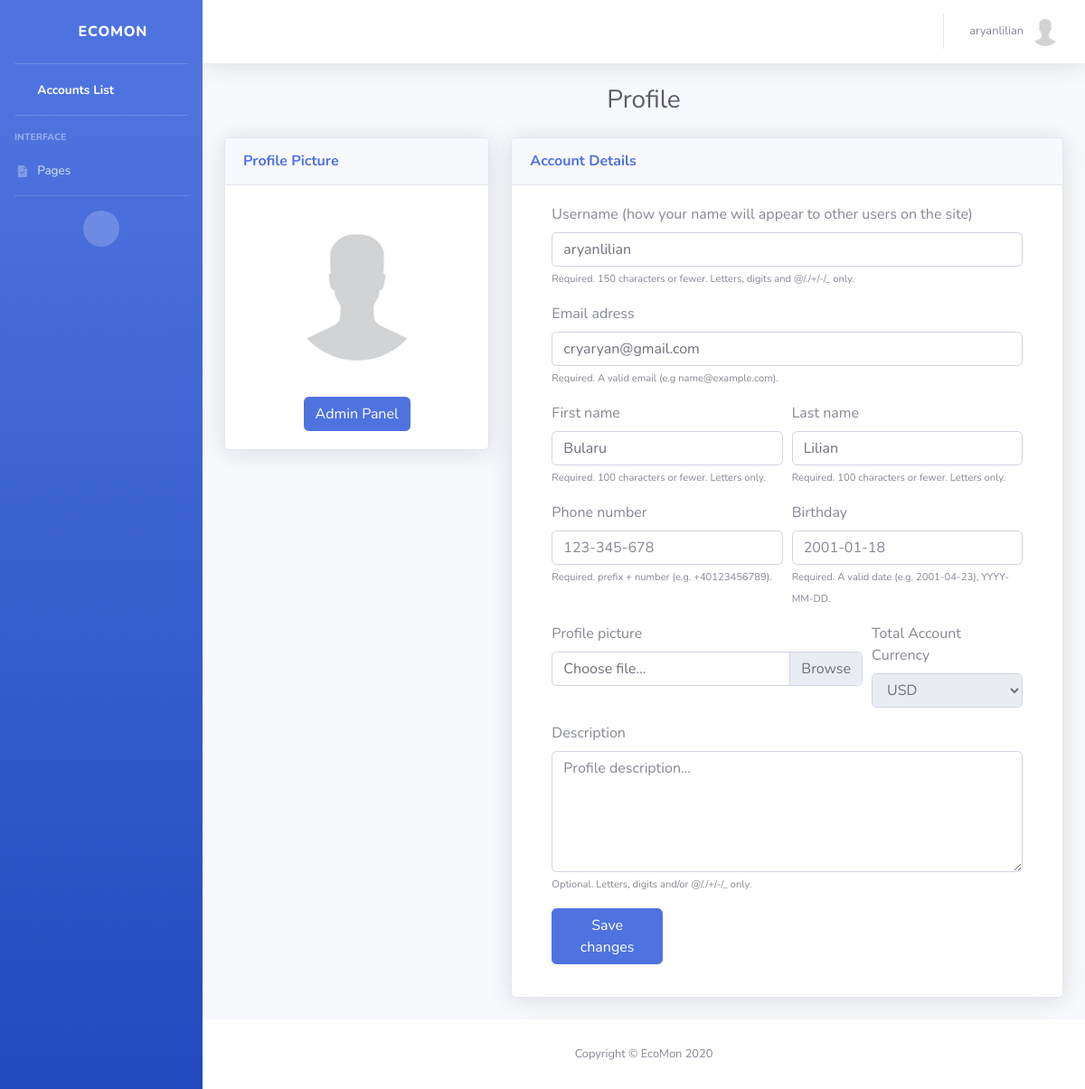
Before: /users/profile/ (signed in) with the older database file.
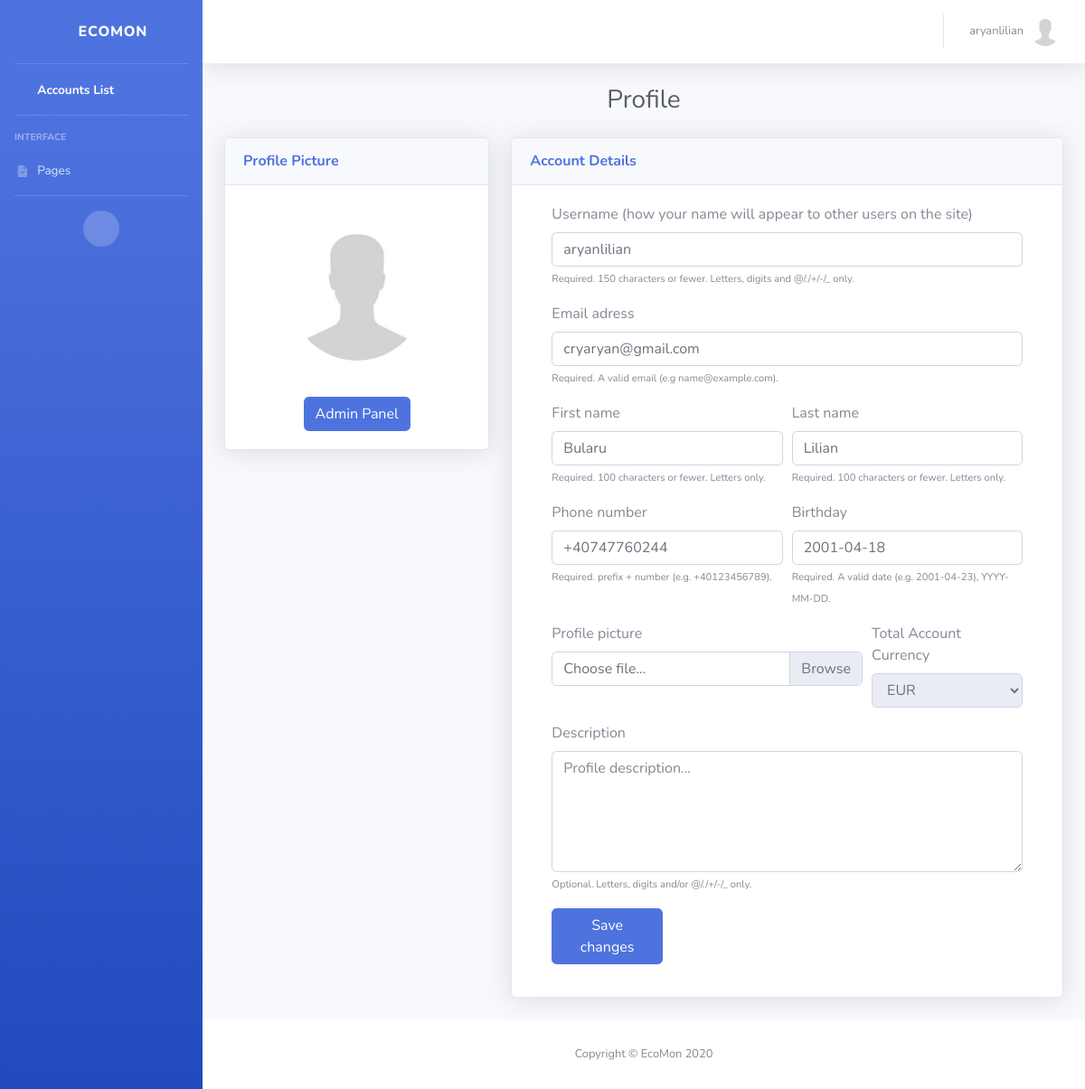
After: the same page with the newer database file.
### users/models.py (models this page shows, shortened)
class User(AbstractUser):
    email = models.EmailField(_('Email'), null=False, blank=False, unique=True)
    first_name = models.CharField(_('First Name'), max_length=100, null=False, blank=False)
    last_name = models.CharField(_('Last Name'), max_length=100, null=False, blank=False)
    birth_date = models.DateField(_('Birth Date'), auto_now_add=False, null=True, blank=True)
    phone_number = PhoneNumberField(_('Phone Number'), null=True, blank=True, unique=True)
    email_verified = models.BooleanField(_('Email Verified'), default=False)
    pro_membership = models.BooleanField(_('Pro Membership'), default=False)
    phone_number_verified = models.BooleanField(_('Phone Number Verified'), default=False)
    send_marketing_emails = models.BooleanField(_('Send marketing emails'), default=False)
    accept_terms_conditions_and_security_policy = models.BooleanField(
        _('Accept Terms and Conditions, Data Security Policy'),
        default=False
    )

class Profile(models.Model):
    class Currency(models.TextChoices):
        AED = 'AED', _('AED')
        AUD = 'AUD', _('AUD')
        BRL = 'BRL', _('BRL')
        CAD = 'CAD', _('CAD')
        CHF = 'CHF', _('CHF')
        CLP = 'CLP', _('CLP')
        CNY = 'CNY', _('CNY')
        COP = 'COP', _('COP')
        CZK = 'CZK', _('CZK')
        DKK = 'DKK', _('DKK')
        EUR = 'EUR', _('EUR')
        GBP = 'GBP', _('GBP')
        HKD = 'HKD', _('HKD')
        HUF = 'HUF', _('HUF')
        IDR = 'IDR', _('IDR')
        ILS = 'ILS', _('ILS')
        INR = 'INR', _('INR')
        JPY = 'JPY', _('JPY')
        KRW = 'KRW', _('KRW')
        MDL = 'MDL', _('MDL')
        MXN = 'MXN', _('MXN')
        MYR = 'MYR', _('MYR')
        NOK = 'NOK', _('NOK')
        NZD = 'NZD', _('NZD')
        PHP = 'PHP', _('PHP')
        PLN = 'PLN', _('PLN')
        RON = 'RON', _('RON')
        RUB = 'RUB', _('RUB')
        SAR = 'SAR', _('SAR')
        SEK = 'SEK', _('SEK')
        SGD = 'SGD', _('SGD')
        THB = 'THB', _('THB')
        TRY = 'TRY', _('TRY')
        TWD = 'TWD', _('TWD')
        USD = 'USD', _('USD')
        ZAR = 'ZAR', _('ZAR')
    user = models.OneToOneField(User, on_delete=models.CASCADE)
    image = models.ImageField(_('Avatar'), default='default.jpg', upload_to='profile_pics')
    description = models.TextField(_('Description'), null=True, blank=True)
    created_date = models.DateTimeField(_('Created Date/Time'), auto_now_add=True)
    updated_date = models.DateTimeField(_('Updated Date/Time'), auto_now=True)
    currency = models.CharField(
        _('Currency'), max_length=3, choices=Currency.choices, default=Currency.USD
    )

### users/views.py (the view, shortened to what this page needs)
# urls.py: path('profile/', ProfileView.as_view(), name='profile'),
class ProfileView(LoginRequiredMixin, View):
    template_name = 'users/profile.html'
    def get(self, request, *args, **kwargs):
        context = self.get_context_data(**kwargs)
        return render(request, self.template_name, context)
    def get_context_data(self, **kwargs):
        user_update_form = UserUpdateForm(
            instance = self.request.user
        )
        profile_update_form = ProfileUpdateForm(
            instance = self.request.user.profile
        )
        context = {
            'title' : template_titles['profile_title'],
            'user_update_form' : user_update_form,
            'profile_update_form' : profile_update_form,
            'phone_number_help_text' : help_texts['phone_number']
        }
        return context

### users/forms.py (shortened to what this page needs)
class UserUpdateForm(forms.ModelForm):
    email = forms.EmailField(widget=forms.EmailInput(), help_text=help_texts['email'])
    first_name = forms.CharField(widget=forms.TextInput(), help_text=help_texts['only_letters'])
    last_name = forms.CharField(widget=forms.TextInput(), help_text=help_texts['only_letters'])
    birth_date = forms.DateField(help_text=help_texts['date'])
    phone_number = PhoneNumberField()
    class Meta:
        model = User
        fields = [
            'username',
            'email',
            'first_name',
            'last_name',
            'birth_date',
            'phone_number',
        ]

class ProfileUpdateForm(forms.ModelForm):
    image = forms.ImageField(widget=forms.FileInput())
    description = forms.CharField(widget=forms.Textarea(
        attrs={'rows': 5, 'cols': 82}),
        help_text=help_texts['profile_description'],
        required=False
    )
    class Meta:
        model = Profile
        fields = [
            'image',
            'description',
            'currency',
        ]

### templates/users/profile.html (shortened to what the changed rows need)
{% extends 'users/base.html' %}
{% load widget_tweaks %}
{% block content %}
    <div class="row">
        <div class="col-xl-4 col-lg-4 col-md-12">
            <div class="card shadow mb-4">
                <div class="card-body text-center">
                    <img height="150" width="150" class="img-profile rounded-circle mt-4" src="{{ user.profile.image.url }}">
                </div>
            </div>
        </div>
        <div class="col-xl-8 col-lg-8 col-md-12">
            <div class="card shadow mb-4">
                <div class="card-body">
                    <div class="container">
                        <form method="POST" enctype="multipart/form-data">
                            <div class="form-row">
                                <div class="form-group col-md-12">
                                    <label for="username">Username (how your name will appear to other users on the site)</label>
                                    {% if not user.email_verified %}
                                        {% render_field user_update_form.username class="form-control" placeholder="username" id="username" readonly=True %}
                                    {% else %}
                                        {% render_field user_update_form.username class="form-control" placeholder="username" id="username" %}
                                    {% endif %}
                                    {% if not user_update_form.username.errors %}
                                        <small class="text-xs font-weight text-secondary">{{ user_update_form.username.help_text }}</small>
                                    {% endif %}
                                </div>
                            </div>
                            <div class="form-row">
                                <div class="form-group col-md-12">
                                    <label for="email">Email adress</label>
                                    {% if not user.email_verified %}
                                        {% render_field user_update_form.email class="form-control" placeholder="name@example.com" id="email" readonly=True %}
                                    {% else %}
                                        {% render_field user_update_form.email class="form-control" placeholder="name@example.com" id="email" %}
                                    {% endif %}
                                    {% if not user_update_form.email.errors %}
                                        <small class="text-xs font-weight text-secondary">{{ user_update_form.email.help_text }}</small>
                                    {% endif %}
                                </div>
                            </div>
                            <div class="form-row">
                                <div class="form-group col-md-6">
                                    <label for="firstName">First name</label>
                                    {% if not user.email_verified %}
                                        {% render_field user_update_form.first_name class="form-control" placeholder="John" id="firstName" readonly=True %}
                                    {% else %}
                                        {% render_field user_update_form.first_name class="form-control" placeholder="John" id="firstName" %}
                                    {% endif %}
                                    {% if not user_update_form.first_name.errors %}
                                        <small class="text-xs font-weight text-secondary">{{ user_update_form.first_name.help_text }}</small>
                                    {% endif %}
                                </div>
                                <div class="form-group col-md-6">
                                    <label for="lastName">Last name</label>
                                    {% if not user.email_verified %}
                                        {% render_field user_update_form.last_name class="form-control" placeholder="Hanks" id="lastName" readonly=True %}
                                    {% else %}
                                        {% render_field user_update_form.last_name class="form-control" placeholder="Hanks" id="lastName" %}
                                    {% endif %}
                                    {% if not user_update_form.last_name.errors %}
                                        <small class="text-xs font-weight text-secondary">{{ user_update_form.last_name.help_text }}</small>
                                    {% endif %}
                                </div>
                            </div>
                            <div class="form-row">
                                <div class="form-group col-md-6">
                                    <label for="phoneNumber">Phone number</label>
                                    {% if not user.email_verified %}
                                        {% render_field user_update_form.phone_number class="form-control" placeholder="123-345-678" id="phoneNumber" readonly=True %}
                                    {% else %}
                                        {% render_field user_update_form.phone_number class="form-control" placeholder="123-345-678" id="phoneNumber" %}
                                    {% endif %}
                                    {% if not user_update_form.phone_number.errors %}
                                        <small class="text-xs font-weight text-secondary">{{ phone_number_help_text }}</small>
                                    {% endif %}
                                </div>
                                <div class="form-group col-md-6">
                                    <label for="birthday">Birthday</label>
                                    {% if not user.email_verified %}
                                        {% render_field user_update_form.birth_date class="form-control" placeholder="2001-01-18" id="birthday" readonly=True %}
                                    {% else %}
                                        {% render_field user_update_form.birth_date class="form-control" placeholder="2001-01-18" id="birthday" %}
                                    {% endif %}
                                    {% if not user_update_form.birth_date.errors %}
                                        <small class="text-xs font-weight text-secondary">{{ user_update_form.birth_date.help_text }}</small>
                                    {% endif %}
                                </div>
                            </div>
                            <div class="form-row">
                                <div class="form-group col-md-4">
                                    <label for="currency">Total Account Currency</label>
                                    {% if not user.email_verified or not user.pro_membership %}
                                        {% render_field profile_update_form.currency id="currency" class="form-control" disabled=True %}
                                    {% else %}
                                        {% render_field profile_update_form.currency id="currency" class="form-control" %}
                                    {% endif %}
                                </div>
                            </div>
                            <div class="form-row">
                                <div class="form-group col-md-12">
                                    <label for="description">Description</label>
                                    {% if not user.email_verified %}
                                        {% render_field profile_update_form.description class="form-control" id="description" placeholder="Profile description..."  readonly=True %}
                                    {% else %}
                                        {% render_field profile_update_form.description class="form-control" id="description" placeholder="Profile description..." %}
                                    {% endif %}
                                    {% if not profile_update_form.description.errors %}
                                        <small class="text-xs font-weight text-secondary">{{ profile_update_form.description.help_text }}</small>
                                    {% endif %}
                                </div>
                            </div>
                        </form>
                    </div>
                </div>
            </div>
        </div>
    </div>
{% endblock %}

### templates/users/base.html (shortened to what this page needs)
{% load static %}
<!DOCTYPE html>
<html lang="en">
<head>
    <link href="{% static 'vendor/fontawesome-free/css/all.min.css' %}" rel="stylesheet" type="text/css">
    <link href="{% static 'css/sb-admin-2.min.css' %}" rel="stylesheet" type="text/css">
    <link href="{% static 'vendor/datatables/dataTables.bootstrap4.min.css' %}" rel="stylesheet" type="text/css">
</head>
<body id="page-top">
    <div id="wrapper">
        <ul class="navbar-nav bg-gradient-primary sidebar sidebar-dark accordion" id="accordionSidebar">
            <a class="sidebar-brand d-flex align-items-center justify-content-center" href="{% url 'accounts' %}">
                <div class="sidebar-brand-icon rotate-n-15">
                    <i class="fas fa-laugh-wink"></i>
                </div>
                <div class="sidebar-brand-text mx-3">EcoMon</div>
            </a>
            <hr class="sidebar-divider my-0">
            <li class="nav-item active">
                <a class="nav-link" href="{% url 'accounts' %}">
                    <span>Accounts List</span></a>
            </li>
            <hr class="sidebar-divider">
            <div class="sidebar-heading">
                Interface
            </div>
            <li class="nav-item">
                <a class="nav-link collapsed" href="#" data-toggle="collapse" data-target="#collapseTwo"
                    aria-expanded="true" aria-controls="collapseTwo">
                    <i class="fas fa-fw">
                    </i>
                    <span>Pages</span>
                </a>
            </li>
            <hr class="sidebar-divider">
            <div class="text-center d-none d-md-inline">
                <button class="rounded-circle border-0" id="sidebarToggle"></button>
            </div>
        </ul>
        <div id="content-wrapper" class="d-flex flex-column">
            <div id="content">
                <nav class="navbar navbar-expand navbar-light bg-white topbar mb-4 static-top shadow">
                    <ul class="navbar-nav ml-auto">
                        <li class="nav-item dropdown no-arrow">
                            <a class="nav-link dropdown-toggle" href="#" id="userDropdown" role="button"
                                data-toggle="dropdown" aria-haspopup="true" aria-expanded="false">
                                <span class="mr-2 d-none d-lg-inline text-gray-600 small">{{ user.username }}</span>
                                <img class="img-profile rounded-circle" src="{{ user.profile.image.url }}">
                            </a>
                        </li>
                    </ul>
                </nav>
                <div class="container-fluid">
                    <div class="d-sm-flex align-items-center justify-content-center mb-4">
                        <h1 class="h3 mb-0 text-gray-800">{{ title }}{% if account %} - {{ account.name }}{% endif %}</h1>
                    </div>
                    {% block content %}
                    {% endblock %}
                </div>
            </div>
            <footer class="sticky-footer bg-white">
                <div class="container my-auto">
                    <div class="copyright text-center my-auto">
                        <span>Copyright &copy; EcoMon 2020</span>
                    </div>
                </div>
            </footer>
        </div>
    </div>
</body>
</html>

Changed rows visible on the page:
changed User "aryanlilian": phone_number (not shown) → "+40747760244"; birth_date (not shown) → "2001-04-18"
changed Profile: currency "USD" → "EUR"
